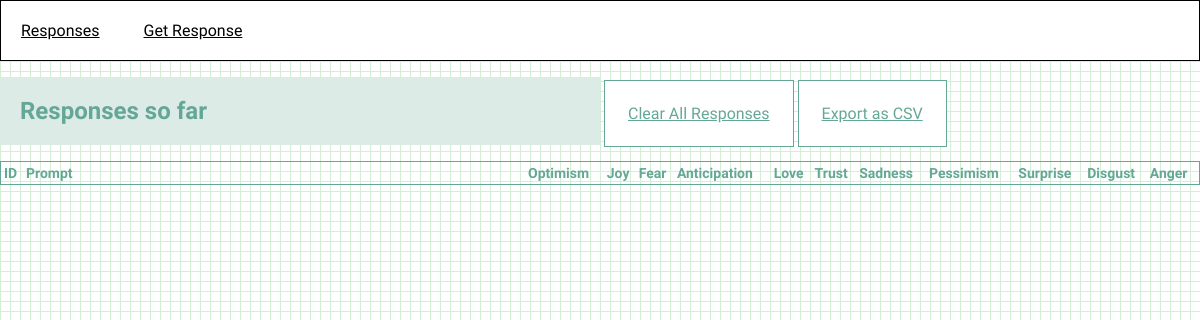
/, run on an earlier commit of the app's database.
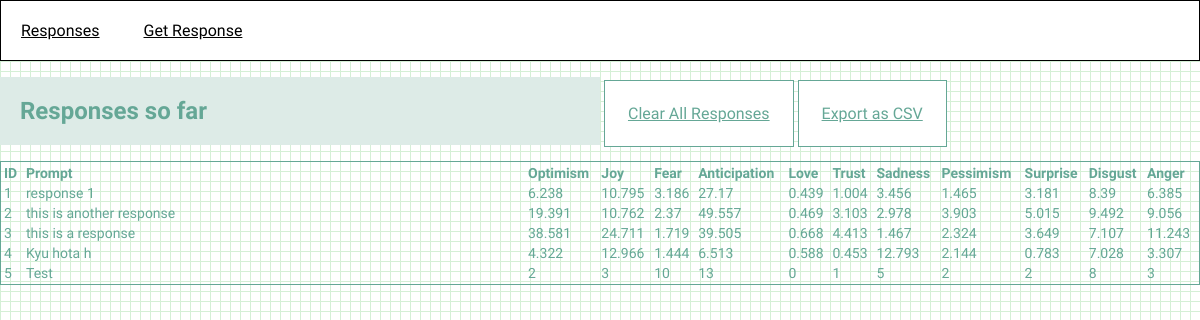
And on a later commit of the database.
### app.py (models this page shows, shortened)
class Response(db.Model):
    id = db.Column(db.Integer, primary_key=True)
    created_at = db.Column(db.DateTime(timezone=True), server_default=func.now())
    answerText = db.Column(db.Text)
    emotions = db.Column(db.JSON, nullable=False)  # Store emotions as JSON
    gcode_path = db.Column(db.String(255), nullable=True)

### app.py (the view)
@app.route('/')
def responses():
    responses = Response.query.all()
    return render_template('responses.html', responses=responses)

### templates/responses.html
{% extends 'base.html' %}
{% block content %}
<h1 class="response-heading">{% block title %}Responses so far{% endblock %}</h1>
<a href="{{ url_for('clear_responses') }}" class="btn btn-danger table-btns">Clear All Responses</a>
<a href="{{ url_for('export_responses') }}" class="btn btn-primary table-btns">Export as CSV</a>
<table class="table">
  <thead>
    <tr>
      <th>ID</th>
      <th>Prompt      </th>
      <th>Optimism    </th>
      <th>Joy         </th>
      <th>Fear        </th>
      <th>Anticipation</th>
      <th>Love        </th>
      <th>Trust       </th>
      <th>Sadness     </th>
      <th>Pessimism   </th>
      <th>Surprise    </th>
      <th>Disgust     </th>
      <th>Anger       </th>
    </tr>
  </thead>
  <tbody>
    {% for response in responses %}
    <tr>
      <td>{{ response.id }}</td>
      <td>{{ response.answerText }}</td>
      <td>{{ response.emotions.optimism }}</td>
      <td>{{ response.emotions.joy }}</td>
      <td>{{ response.emotions.fear }}</td>
      <td>{{ response.emotions.anticipation }}</td>
      <td>{{ response.emotions.love }}</td>
      <td>{{ response.emotions.trust }}</td>
      <td>{{ response.emotions.sadness }}</td>
      <td>{{ response.emotions.pessimism }}</td>
      <td>{{ response.emotions.surprise }}</td>
      <td>{{ response.emotions.disgust }}</td>
      <td>{{ response.emotions.anger }}</td>
    </tr>
    {% endfor %}
  </tbody>
</table>
{% endblock %}

What changed in the data, as far as the page shows it:
added Response: id "1", answerText "response 1", emotions.optimism "6.238", emotions.joy "10.795", emotions.fear "3.186", emotions.anticipation "27.17", emotions.love "0.439", emotions.trust "1.004", emotions.sadness "3.456", emotions.pessimism "1.465", emotions.surprise "3.181", emotions.disgust "8.39", emotions.anger "6.385"
added Response: id "2", answerText "this is another response", emotions.optimism "19.391", emotions.joy "10.762", emotions.fear "2.37", emotions.anticipation "49.557", emotions.love "0.469", emotions.trust "3.103", emotions.sadness "2.978", emotions.pessimism "3.903", emotions.surprise "5.015", emotions.disgust "9.492", emotions.anger "9.056"
added Response: id "3", answerText "this is a response", emotions.optimism "38.581", emotions.joy "24.711", emotions.fear "1.719", emotions.anticipation "39.505", emotions.love "0.668", emotions.trust "4.413", emotions.sadness "1.467", emotions.pessimism "2.324", emotions.surprise "3.649", emotions.disgust "7.107", emotions.anger "11.243"
added Response: id "4", answerText "Kyu hota h", emotions.optimism "4.322", emotions.joy "12.966", emotions.fear "1.444", emotions.anticipation "6.513", emotions.love "0.588", emotions.trust "0.453", emotions.sadness "12.793", emotions.pessimism "2.144", emotions.surprise "0.783", emotions.disgust "7.028", emotions.anger "3.307"
added Response: id "5", answerText "Test", emotions.optimism "2", emotions.joy "3", emotions.fear "10", emotions.anticipation "13", emotions.love "0", emotions.trust "1", emotions.sadness "5", emotions.pessimism "2", emotions.surprise "2", emotions.disgust "8", emotions.anger "3"
